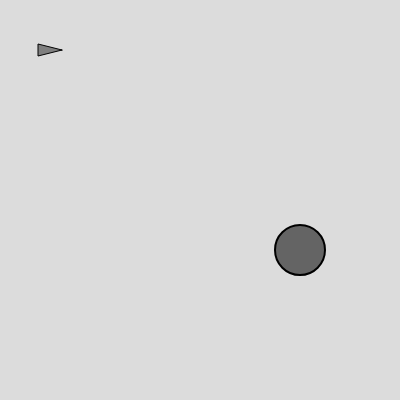
Frame 1 (no input)
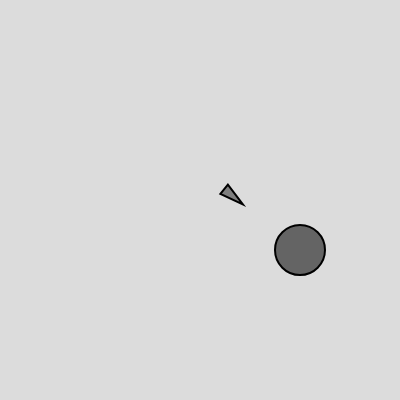
Frame 60 (no input)
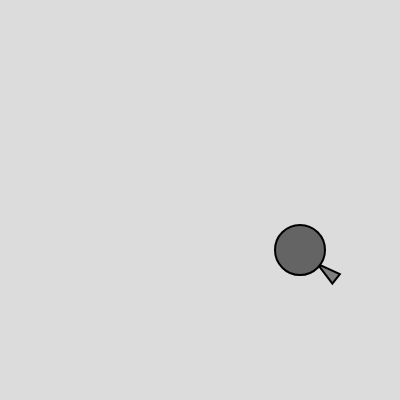
Frame 120 (the mouse pressed at the canvas centre since frame 60)

The p5.js sketch that drew these frames (run headless with seeded random() and noise() and a simulated clock; from frame 60 on, the mouse is pressed at the canvas centre):

// p5.js sketch
// ── sketch.js
let vehicle;
let target;


function setup() {
  createCanvas(400, 400);
  vehicle = new Vehicle (50, 50);
  target = new Target(300, 250);
}

function draw() {
  background(220);
  
  vehicle.update();
  console.log(vehicle.acceleration.copy());
  vehicle.seek(target.position);
  console.log(vehicle.acceleration.copy());
  vehicle.show();
  target.show();
}



class Vehicle{
  constructor(x, y){
    this.position = createVector(x, y);
    this.velocity = createVector();
    this.acceleration = createVector();
    this.maxspeed = 5;
    this.maxforce = 0.2;
    this.r = 6;
  }
  
  update(){
    this.velocity.add(this.acceleration);
    this.velocity.limit(this.maxspeed);
    this.position.add(this.velocity);
    this.acceleration.mult(0);
    // console.log(this.acceleration.copy());
    
  }
  
  seek(target){
    let desiredVelocity = p5.Vector.sub(target, this.position);
    desiredVelocity.setMag(this.maxspeed);
    let steerForce = p5.Vector.sub(desiredVelocity, this.velocity);
    steerForce.limit(this.maxforce);
    this.applyForce(steerForce);
  
  }
  
  applyForce(force){
    this.acceleration.add(force);
  }
  
  show(){
    // The vehicle is a triangle pointing in the direction of velocity.
    let angle = this.velocity.heading();
    fill(127);
    stroke(0);
    push();
    translate(this.position.x, this.position.y);
    rotate(angle);
    beginShape();
    vertex(this.r * 2, 0);
    vertex(-this.r * 2, -this.r);
    vertex(-this.r * 2, this.r);
    endShape(CLOSE);
    pop();
  }
  
}


class Target{
  constructor(x, y){
    this.position = createVector(x, y);
  }
  
  show(){
    fill(100);
    strokeWeight(2);
    circle(this.position.x, this.position.y, 50);
  }
}
